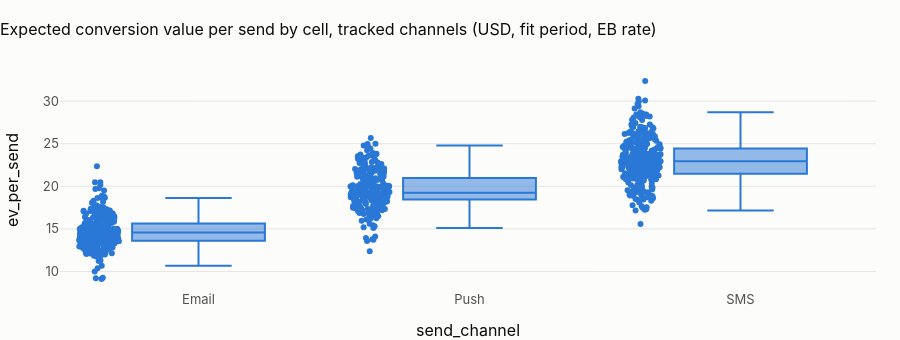

The cell this chart's notebook holds for it:
### Markdown cell above
## 4 · What is a send worth?
A cell's expected value per send is EV = rate × value per conversion − cost per send, and its return on send cost is
ROI = EV / cost per send. The rate comes from its posterior Beta(s + κ·m_channel, n − s + κ·(1 − m_channel)) (2,000
draws). The value per conversion is the cell's mean shrunk towards its product's mean with 5 pseudo-conversions. The
cost per send is measured exactly. Only the rate's uncertainty is propagated. P(ROI > 0) is the probability the cell
pays back its send cost; the **break-even margin** is the share of the conversion value the bank must keep for a send
to pay (cost per send / (rate × value per conversion)). All of it is correlation, not uplift (notebook 05).

### Code cell
# every cell of either period: a cell new in the held-out year has no fit-period sends and gets its channel's prior
allc = fit.reset_index()
allc = allc.merge(ho.reset_index(), on=KEY, how="outer", suffixes=("", "_ho")).fillna(
    {
        **dict.fromkeys(fit.columns, 0),
        "sends_ho": 0,
        "opened_ho": 0,
        "conversions_ho": 0,
        "conversion_value_ho": 0,
        "send_cost_ho": 0,
    }
)
allc["tracked"] = allc.send_channel.isin(tr.index)
m_ch = allc.send_channel.map(chan_rate).fillna(0)
prod = allc[allc.tracked].groupby("promoted_product")[["conversion_value", "conversions"]].sum()
prod_vpc = (prod.conversion_value / prod.conversions).reindex(allc.promoted_product).to_numpy()
K_V = 5
allc["value_per_conv"] = (allc.conversion_value + K_V * np.nan_to_num(prod_vpc)) / (
    allc.conversions + K_V
)
allc["cost_per_send"] = (allc.send_cost / allc.sends.replace(0, np.nan)).fillna(
    allc.send_cost_ho / allc.sends_ho
)
allc["rate_eb"] = (allc.conversions + kappa * m_ch) / (allc.sends + kappa)
a_post = (allc.conversions + kappa * m_ch).to_numpy()
b_post = (allc.sends - allc.conversions + kappa * (1 - m_ch)).to_numpy()
draws = rng.beta(np.maximum(a_post, 1e-9)[:, None], b_post[:, None], size=(len(allc), 2000))
roi = (
    draws * allc.value_per_conv.to_numpy()[:, None] - allc.cost_per_send.to_numpy()[:, None]
) / allc.cost_per_send.to_numpy()[:, None]
allc["roi_median"] = np.median(roi, axis=1)
allc["roi_p05"], allc["roi_p95"] = np.quantile(roi, [0.05, 0.95], axis=1)
allc["p_roi_pos"] = (roi > 0).mean(axis=1)
allc["break_even_rate"] = allc.cost_per_send / allc.value_per_conv
ev = draws * allc.value_per_conv.to_numpy()[:, None] - allc.cost_per_send.to_numpy()[:, None]
allc["ev_per_send"] = ev.mean(axis=1)
allc["ev_p05"], allc["ev_p95"] = np.quantile(ev, [0.05, 0.95], axis=1)
allc["break_even_margin"] = allc.cost_per_send / (allc.rate_eb * allc.value_per_conv)
for c_ in [
    "rate_eb",
    "roi_median",
    "roi_p05",
    "roi_p95",
    "p_roi_pos",
    "ev_per_send",
    "ev_p05",
    "ev_p95",
    "break_even_margin",
]:
    allc.loc[~allc.tracked, c_] = np.nan  # not measurable: no attribution
allc["rate_ho"] = allc.conversions_ho / allc.sends_ho.replace(0, np.nan)
allc["value_per_conv_ho"] = (
    allc.conversion_value_ho / allc.conversions_ho.replace(0, np.nan)
).fillna(allc.value_per_conv)
allc["cost_per_send_ho"] = (allc.send_cost_ho / allc.sends_ho.replace(0, np.nan)).fillna(
    allc.cost_per_send
)
allc = allc.rename(
    columns={
        "sends": "sends_fit",
        "delivered": "delivered_fit",
        "open_tracked": "open_tracked_fit",
        "opened": "opened_fit",
        "clicked": "clicked_fit",
        "conversions": "conversions_fit",
        "conversion_value": "value_fit",
        "send_cost": "cost_fit",
    }
).sort_values(KEY)
allc.to_csv(OUT / "granularity_time_cells.csv", index=False)
pv = (
    allc[allc.tracked]
    .groupby("promoted_product")[["conversions_fit", "value_fit"]]
    .sum()
    .assign(value_per_conversion=lambda d: d.value_fit / d.conversions_fit)
)
show(pv.round(1), paging=False)
show(
    allc[allc.tracked]
    .sort_values("ev_per_send", ascending=False)[
        KEY
        + [
            "sends_fit",
            "rate_eb",
            "value_per_conv",
            "cost_per_send",
            "ev_per_send",
            "ev_p05",
            "ev_p95",
            "p_roi_pos",
            "break_even_margin",
        ]
    ]
    .round(5),
    paging=True,
)
fig = px.box(
    allc[allc.tracked],
    x="send_channel",
    y="ev_per_send",
    points="all",
    title="Expected conversion value per send by cell, tracked channels (USD, fit period, EB rate)",
)
fig.update_layout(height=340)
fig.show()
t_ = allc[allc.tracked]
win = t_[t_.p_roi_pos > 0.9]
by_ch = t_.groupby("send_channel").apply(
    lambda d: pd.Series(
        {
            "EV per send": np.average(d.ev_per_send, weights=d.sends_fit),
            "cost per send": d.cost_fit.sum() / d.sends_fit.sum(),
            "break-even margin %": 100 * np.average(d.break_even_margin, weights=d.sends_fit),
        }
    ),
    include_groups=False,
)
show(by_ch.round(5), paging=False)
u_ = allc[~allc.tracked].groupby("send_channel")[["sends_fit", "cost_fit"]].sum()
u_["break-even conversion %"] = 100 * allc[~allc.tracked].groupby("send_channel").apply(
    lambda d: (
        d.cost_fit.sum() / d.sends_fit.sum() / np.average(d.value_per_conv, weights=d.sends_fit)
    ),
    include_groups=False,
)
tracked_pct = 100 * tr.conversions.sum() / tr.sends.sum()
u_["tracked channels' conversion % of sends"] = tracked_pct
show(u_.round(4), paging=False)
cover = ho.reset_index().merge(fit.reset_index()[KEY], on=KEY, how="left", indicator=True)
cover = cover[cover.send_channel.isin(tr.index)]
cov = cover[cover._merge == "both"].sends.sum() / cover.sends.sum()
best_ch, worst_ch = by_ch["EV per send"].idxmax(), by_ch["EV per send"].idxmin()
display(
    Markdown(
        f"**{len(win):,} of {len(t_):,} tracked cells pay back their send cost with probability above 0.9.** A "
        f"conversion is worth {pv.value_per_conversion.min():,.0f}–{pv.value_per_conversion.max():,.0f} USD whatever "
        f"the product (a mortgage and a savings account alike), while a send costs {by_ch['cost per send'].min():.4f}–"
        f"{by_ch['cost per send'].max():.3f} USD: the bank would break even keeping "
        f"{by_ch['break-even margin %'].min():.3f}–{by_ch['break-even margin %'].max():.2f} % of the conversion value. "
        "Two consequences. **The conversion value is not a margin** (it does not depend on the product, so it is a "
        "generic attributed value, and ROI on it overstates the return by orders of magnitude); finance must supply the "
        "product margin before any ROI is reported. **Money is not the constraint; customer attention is**: every send "
        "pays, so the decision is where a fixed number of contacts produces the most conversions. "
        f"{best_ch} yields {by_ch['EV per send'].max():.1f} USD of expected value per send against "
        f"{by_ch['EV per send'].min():.1f} for {worst_ch}, and since cells do not differ within a channel (section 2) "
        "the allocation is a channel-mix decision. "
        f"The untracked channels would pay back at {', '.join(f'{v:.3f} % ({k})' for k, v in u_['break-even conversion %'].items())} "
        f"conversion per send, against {tracked_pct:.3f} % in the tracked channels; whether they reach it is unknown "
        f"until they are instrumented. {100 * cov:.0f} % of the held-out tracked sends fall in cells already seen in the "
        "fit period, so a cell-level policy covers most of next year's volume."
    )
)

### Figure 1 — Plotly figure (JSON) as saved in the notebook; plotly's stock layout.template omitted (floating-point values rounded to 4 significant figures; data arrays with more than 128 entries replaced by an {"elided": "..."} marker saying what was removed)
{"data": [{"alignmentgroup": "True", "boxpoints": "all", "hovertemplate": "send_channel=%{x}<br>ev_per_send=%{y}<extra></extra>", "legendgroup": "", "marker": {"color": "#2a78d6"}, "name": "", "notched": false, "offsetgroup": "", "orientation": "v", "showlegend": false, "type": "box", "x": {"elided": "876 str values"}, "x0": " ", "xaxis": "x", "y": {"elided": "876 float values"}, "y0": " ", "yaxis": "y"}], "layout": {"boxmode": "group", "height": 340, "legend": {"tracegroupgap": 0}, "title": {"text": "Expected conversion value per send by cell, tracked channels (USD, fit period, EB rate)"}, "xaxis": {"anchor": "y", "domain": [0.0, 1.0], "title": {"text": "send_channel"}}, "yaxis": {"anchor": "x", "domain": [0.0, 1.0], "title": {"text": "ev_per_send"}}}}
